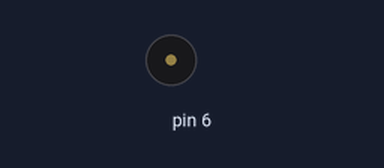
Bench run of a sketch on a simulated Arduino Uno, built with avr-gcc and run on an emulated ATmega328P. Parts: buzzer (waves = sounding).

Above: at 0.8 s.
Timing chart, 0 to 3.2 s (numbered marks = the images above):
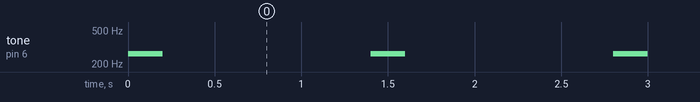

The sketch:

14-jogo-genius.ino
```cpp
/**
  Jogo - Genius
  @author Erica Viana
*/

void setup() {
  // Buzzer
  pinMode(6, OUTPUT);
}

void loop() {
  tone(6, 262);
  delay(200);
  noTone(6);
  delay(200);
  delay(1000);
}
```

Measured:
- by itself, tone on pin 6: alternates 262 Hz for 0.20 s and silent for 1.2 s
